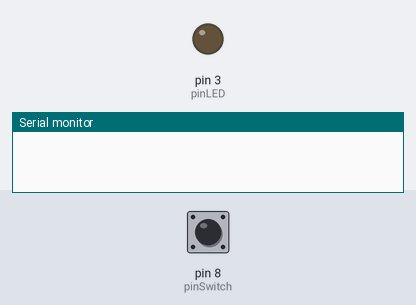
The sketch below on a simulated Arduino Uno, built with avr-gcc and run on an emulated ATmega328P. Parts: output pins drawn as LEDs (lit = HIGH), the last lines printed to the serial monitor. The inputs (shaded band) are chosen by the test bench; at power-on: pin 8 (pinSwitch) HIGH.

Above: at 1.2 s.
1.3 s: pin 8 (pinSwitch) pulled LOW for 0.15 s
At 2.6 s:
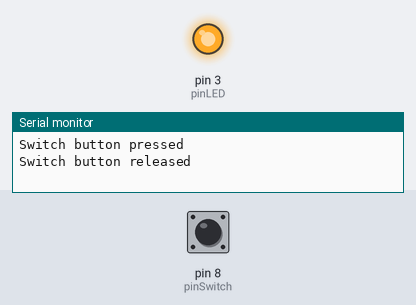
2.9 s: pin 8 (pinSwitch) pulled LOW for 1 s
At 5.1 s:
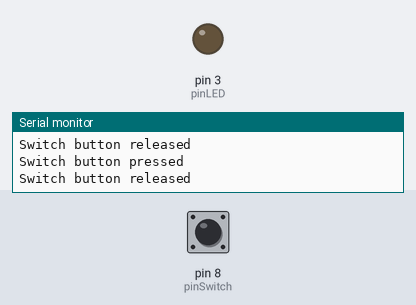
5.4 s: pin 8 (pinSwitch) pulled LOW for 3.2 s
At 8.9 s:
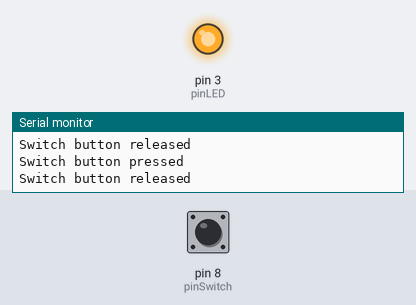
Timing chart, 0 to 10.4 s (numbered marks = the images above; inputs shaded):
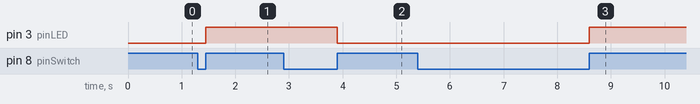

Measured:
- after the input at 1.3 s, pin 3 (pinLED): LOW → HIGH after 0.15 s
- after the input at 2.9 s, pin 3 (pinLED): HIGH → LOW after 1.0 s
- after the input at 5.4 s, pin 3 (pinLED): LOW → HIGH after 3.2 s

The sketch:

1a1_On-off.ino
```cpp
// Tutorial 1a1. On-off

// Main parts: Adafruit Metro Mini, momentary switch, capacitor, LED,
// resistor

// Variables that remain constant
const byte pinSwitch = 8; // Digital input pin from momentary switch
const byte pinLED = 3; // LED pin number

// Variables that can change
byte LEDstate = LOW; // Tracks if the LED is on/off, off (= LOW) at start
byte lastSwitchState = HIGH; // Tracks the last switch state, open (= HIGH) at start

void setup ()
{
  // Serial printing only necessary to understand the switch transitions
  // when pressed and released; you will see that a button press causes
  // two events, not just one
  Serial.begin (115200);

  // Initialise momentary switch pin with an internal pull-up resistor
  // so that the momentary switch is read as open (= HIGH) at start
  pinMode (pinSwitch, INPUT_PULLUP);

  // Initialise Metro Mini's digital pin specified above
  pinMode(pinLED, OUTPUT);
}

void loop ()
{
  // The momentary switch is hardware debounced with a 0.1uF capacitor; no
  // debouncing code is necessary. See http://www.gammon.com.au/switches
  // Read the voltage from the momentary switch pin to see if something
  // has changed (was the button pressed or released?)
  byte switchState = digitalRead (pinSwitch);

  // Has the momentary switch state changed since the last time it was
  // checked?
  if (switchState != lastSwitchState)
  {
    // Then, test if the switch was closed (button pressed)
    if (switchState == LOW)
    {
      // Here, you can do something on pressing the button
      Serial.println ("Switch button pressed");
    }

    else
    {
      // Here, you can do something on releasing the button. Instead of
      // something useful, we only toggle an LED on and off. Upon release
      // of the button, it is toggled on or off. To see it clearly, hold
      // the button down for a while before releasing it
      Serial.println ("Switch button released");

      // Invert the current state of the LED
      LEDstate = !LEDstate;

      // And switch the LED on or off
      digitalWrite(pinLED, LEDstate);
    }
    // Last, store the current switch state for the next time around
    lastSwitchState =  switchState;
  }
}
```
